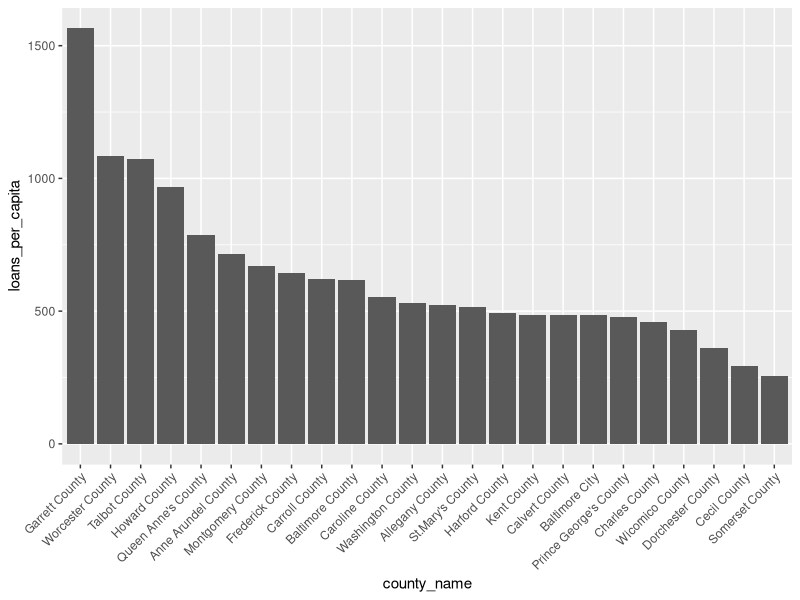

Source code (R):
list.of.packages <- c(
  "data.table", "tidyverse", "tibble", "tidyr", "dplyr", "rstudioapi","ggplot2"
)
new.packages <- list.of.packages[!(list.of.packages %in% installed.packages()[,"Package"])]
if(length(new.packages)) install.packages(new.packages)
lapply(list.of.packages, require, character.only=T)

getCurrentFileLocation =  function()
{
  this_file = commandArgs() %>% 
    tibble::enframe(name = NULL) %>%
    tidyr::separate(col=value, into=c("key", "value"), sep="=", fill='right') %>%
    dplyr::filter(key == "--file") %>%
    dplyr::pull(value)
  if (length(this_file)==0)
  {
    this_file = rstudioapi::getSourceEditorContext()$path
  }
  return(dirname(this_file))
}

setwd(getCurrentFileLocation())
setwd("..")

# Tired of VLOOKUPs and linked Excel spreadsheets?
# Merging files in R allows you to keep references to data in memory, and merge them once
# Instead of having Excel constantly check for linked files.

# This will be a short module, but merging is often one of the most performed
# operations in data science, so it's critically important!

# Let's start with some sample datasets from the ACS 5-year

# First, our population data from the repetition module
pop = read.csv(
  "data/acs5_year_md_pop.csv",
  na.strings="",
  as.is=T,
  colClasses = c("GEOID"="character")
)
View(pop)

# And now total small business loans from the FFIEC
loans = read.csv(
  "data/ffiec_loans.csv",
  na.strings="",
  as.is=T,
  colClasses = c("GEOID"="character")
)
View(loans)

# Critically important in merging datasets is understanding that the text must match verbatim
# We can check to see how well two columns match using set theory
# First, the `unique` function reduces a column into only the unique observations
non_unique_set = c("a","a","a","b","b","b")
unique(non_unique_set)
# and second, the `setdiff` function shows us any differences between two sets.
set1 = c("a","b","c")
set2 = c("a","b","d")
setdiff(set1,set2)
setdiff(set2,set1)

# Note, that setdiff shows you observations of the first argument that are different from the second
# So therefore `setdiff(set1,set2)` is not equal to `setdiff(set2,set1)`
# When checking country name variance, you might want to check both directions

setdiff(unique(pop$GEOID), unique(loans$GEOID))
# This should return `character(0)`, meaning a character vector of length 0, this means there are no differences.
setdiff(unique(loans$GEOID), unique(pop$GEOID))
# This had a ton of differences!! What's happening?
# I'll give you a clue, the first two letters of GEOID signify the state
# And Maryland's state code is 24

# Now, before we merge the datasets, always check to see how many observations you currently have for each
nrow(pop)
nrow(loans)

# By default, the merge function will drop observations that it cannot find a match for. To prevent this default,
# you must set either `all=TRUE` or one of `all.x=TRUE` or `all.y=TRUE`
# `all=TRUE` means you keep all observations of both datasets, regardless of match.
# The first dataset you put into the merge function is treated as `x` so `all.x=TRUE` means keep all observations
# from the first dataset, but only keep the matching observations from `y`. And `all.y` is vice versa.

# So let's try the default merge
default_merged_pop = merge(pop,loans,by=c("GEOID","year"))

# And check to see the length of the result
nrow(default_merged_pop)
nrow(default_merged_pop) == nrow(pop)
nrow(pop) - nrow(default_merged_pop) # The number of rows hasn't changed.

# This would be fine in the context of calculating loans per capita. Because we cannot calculate it without valid
# observations of both variables, so dropping missing rows is of no consequence.
default_merged_pop$loans_per_capita = default_merged_pop$total_small_business_loan_dollars/default_merged_pop$total_population

# Where population was zero, it's produced an infinite value. Let's set it to zero
default_merged_pop$loans_per_capita[
  which(is.infinite(default_merged_pop$loans_per_capita))
] = 0

# Here's what the code looks like if you want to keep all obs of X
# This is the same as our default because all matches from X had a match in Y
x_merged = merge(pop,loans,by=c("GEOID","year"), all.x=TRUE)
# And likewise for all observations
all_merged = merge(pop,loans,by=c("GEOID","year"), all=T)


# Now, remember how I said to always look at the original number of observations?
# This is not only important for missing data, it's important for duplicated data as well.
# The `merge` function assumes that your `y` dataset has unique observations of the columns
# you specify in the `by` argument. Let's try doubling up loans and see what happens
loans_double = rbind(loans,loans)
test_merge = merge(pop,loans_double,by=c("GEOID","year"))
nrow(test_merge)
# Wow! 29360 rows, despite the fact that we only have 14680 observations of pop.
# This is because it will match duplicates of y to every observation of x, and make a new observation of x
# for every duplicate observation of y.

# So the moral of the story is to first check whether the names you're merging on match
# And second to always check the observations before and after the merge

# Let's make a small practical aggregation, manipulation, and chart of the data
merged_agg = data.table(default_merged_pop)[,.(
  total_population=sum(total_population, na.rm=T),
  total_small_business_loan_dollars=sum(total_small_business_loan_dollars, na.rm=T)
),by=.(county_name, year)]

merged_agg = subset(merged_agg, year==2023)

merged_agg$loans_per_capita = merged_agg$total_small_business_loan_dollars/merged_agg$total_population

# This is how you order a plot, first order the data, and then factor the x-label
merged_agg = merged_agg[order(-merged_agg$loans_per_capita),]
merged_agg$county_name = factor(merged_agg$county_name, levels=merged_agg$county_name)

ggplot(merged_agg, aes(x=county_name, y=loans_per_capita)) +
  geom_bar(stat="identity") +
  theme(
    axis.text.x = element_text(angle = 45, vjust = 1, hjust=1)
  )
